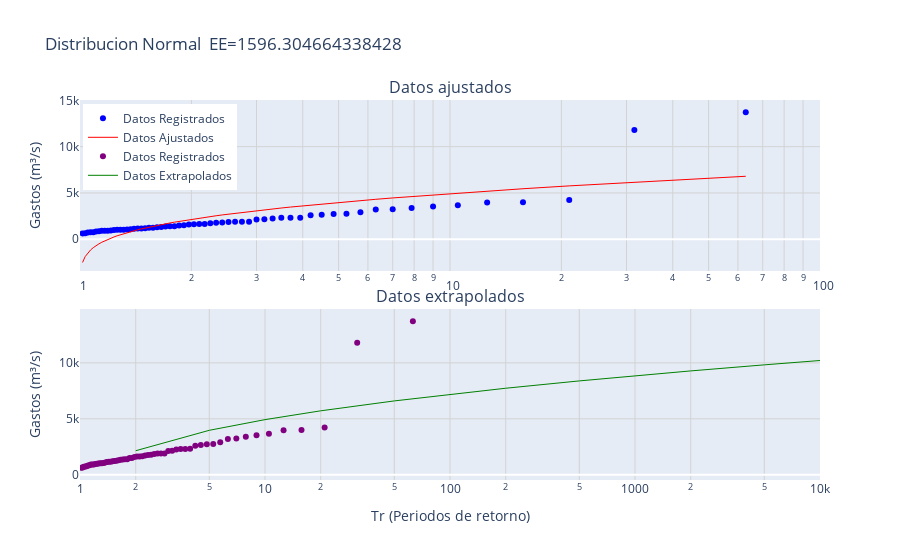

Notebook source saved alongside this figure:
### Code cell
# Crear subplots
fig = make_subplots(rows=2, 
                    cols=1, 
                    shared_xaxes=False, 
                    vertical_spacing=0.1, 
                    subplot_titles=("Datos ajustados", "Datos extrapolados"))

# Gráfico 1: Datos Registrados (Scatter) y Datos Ajustados (Línea)
fig.add_trace(go.Scatter(x=tR, 
                         y=dReg, 
                         mode='markers', 
                         name='Datos Registrados', 
                         marker=dict(color='blue')), 
              row=1, col=1)
fig.add_trace(go.Scatter(x=tR, 
                         y=dAjust, 
                         mode='lines', 
                         name='Datos Ajustados', 
                         line=dict(color='red', width=1)), 
              row=1, col=1)

fig.add_trace(go.Scatter(x=tR, 
                         y=dReg,
                         mode='markers', 
                         name='Datos Registrados', 
                         marker=dict(color='purple')), 
              row=2, col=1)
fig.add_trace(go.Scatter(x=dTrExtrap, 
                         y=dExtrap, 
                         mode='lines', 
                         name='Datos Extrapolados', 
                         line=dict(color='green', 
                         width=1)), 
              row=2, col=1)

# Configurar el layout
fig.update_layout(
    title_text=titulo,
    #xaxis_type="log",  # Eje x semilogarítmico
    #yaxis_title="Gastos (m³/s)",
    showlegend=True,
    legend=dict(x=0.004, y=0.99)
)
'''
# Añadir una leyenda personalizada como anotación para el gráfico 1
fig.add_annotation(
    xref="paper", yref="paper",
    x=0.05, y=0.99, showarrow=False,
    text="Gráfico 1: Datos Registrados y Ajustados",
    font=dict(size=12, color="black")
)

# Añadir una leyenda personalizada como anotación para el gráfico 2
fig.add_annotation(
    xref="paper", yref="paper",
    x=0.05, y=0.40, showarrow=False,
    text="Gráfico 2: Datos Registrados y Extrapolados",
    font=dict(size=12, color="black")
)
'''
# Configurar ambos ejes x como logarítmicos
fig.update_xaxes(type="log", 
                 range=[0, 2], 
                 showgrid=True, 
                 gridcolor='lightgray', 
                 row=1, col=1)  # Eje x de la primera fila
fig.update_xaxes(type="log", 
                 range=[0, 4], 
                 title="Tr (Periodos de retorno)", 
                 showgrid=True, 
                 gridcolor='lightgray', 
                 row=2, col=1)  # Eje x de la segunda fila
fig.update_yaxes(title_text="Gastos (m³/s)", 
                 showgrid=True, 
                 gridcolor='lightgray', 
                 row=1, col=1)
fig.update_yaxes(title_text="Gastos (m³/s)", 
                 showgrid=True, 
                 gridcolor='lightgray', 
                 row=2, col=1)

# Mostrar el gráfico
#fig.show()
fig.write_html(r'C:\Users\sear2\Music\analisis_frecuencias\Analisis_de_Frecuencias\salidas\grafico_plotly.html')

### Figure 1 — Plotly figure (JSON) as saved in the notebook; plotly's stock layout.template omitted (floating-point values rounded to 4 significant figures)
{"data": [{"marker": {"color": "blue"}, "mode": "markers", "name": "Datos Registrados", "type": "scatter", "x": [63, 31.5, 21, 15.75, 12.6, 10.5, 9, 7.875, 7, 6.3, 5.727, 5.25, 4.846, 4.5, 4.2, 3.938, 3.706, 3.5, 3.316, 3.15, 3, 2.864, 2.739, 2.625, 2.52, 2.423, 2.333, 2.25, 2.172, 2.1, 2.032, 1.969, 1.909, 1.853, 1.8, 1.75, 1.703, 1.658, 1.615, 1.575, 1.537, 1.5, 1.465, 1.432, 1.4, 1.37, 1.34, 1.312, 1.286, 1.26, 1.235, 1.212, 1.189, 1.167, 1.145, 1.125, 1.105, 1.086, 1.068, 1.05, 1.033, 1.016], "xaxis": "x", "y": [13713, 11800, 4235, 3992, 3979, 3662, 3533, 3388, 3245, 3205, 2917, 2747, 2734, 2654, 2583, 2319, 2311, 2310, 2248, 2150, 2133, 1899, 1899, 1894, 1861, 1797, 1771, 1716, 1652, 1640, 1631, 1598, 1507, 1494, 1397, 1395, 1371, 1332, 1288, 1244, 1232, 1202, 1173, 1157, 1131, 1087, 1049, 1030, 1030, 1014, 995, 954, 925, 922, 907, 852, 832, 751, 743, 720, 652, 632], "yaxis": "y"}, {"line": {"color": "red", "width": 1}, "mode": "lines", "name": "Datos Ajustados", "type": "scatter", "x": [63, 31.5, 21, 15.75, 12.6, 10.5, 9, 7.875, 7, 6.3, 5.727, 5.25, 4.846, 4.5, 4.2, 3.938, 3.706, 3.5, 3.316, 3.15, 3, 2.864, 2.739, 2.625, 2.52, 2.423, 2.333, 2.25, 2.172, 2.1, 2.032, 1.969, 1.909, 1.853, 1.8, 1.75, 1.703, 1.658, 1.615, 1.575, 1.537, 1.5, 1.465, 1.432, 1.4, 1.37, 1.34, 1.312, 1.286, 1.26, 1.235, 1.212, 1.189, 1.167, 1.145, 1.125, 1.105, 1.086, 1.068, 1.05, 1.033, 1.016], "xaxis": "x", "y": [6803.0, 6171.0, 5765.0, 5457.0, 5203.0, 4986.0, 4794.0, 4621.0, 4463.0, 4316.0, 4178.0, 4048.0, 3924.0, 3806.0, 3693.0, 3584.0, 3478.0, 3376.0, 3276.0, 3178.0, 3082.0, 2989.0, 2896.0, 2806.0, 2716.0, 2627.0, 2539.0, 2452.0, 2365.0, 2278.0, 2192.0, 2106.0, 2020.0, 1933.0, 1846.0, 1759.0, 1671.0, 1582.0, 1492.0, 1401.0, 1309.0, 1215.0, 1120.0, 1022.0, 922.3, 819.7, 714.0, 604.8, 491.6, 373.6, 250.0, 120.0, -17.73, -164.8, -323.5, -496.6, -688.5, -905.6, -1159.0, -1467.0, -1873.0, -2506.0], "yaxis": "y"}, {"marker": {"color": "purple"}, "mode": "markers", "name": "Datos Registrados", "type": "scatter", "x": [63, 31.5, 21, 15.75, 12.6, 10.5, 9, 7.875, 7, 6.3, 5.727, 5.25, 4.846, 4.5, 4.2, 3.938, 3.706, 3.5, 3.316, 3.15, 3, 2.864, 2.739, 2.625, 2.52, 2.423, 2.333, 2.25, 2.172, 2.1, 2.032, 1.969, 1.909, 1.853, 1.8, 1.75, 1.703, 1.658, 1.615, 1.575, 1.537, 1.5, 1.465, 1.432, 1.4, 1.37, 1.34, 1.312, 1.286, 1.26, 1.235, 1.212, 1.189, 1.167, 1.145, 1.125, 1.105, 1.086, 1.068, 1.05, 1.033, 1.016], "xaxis": "x2", "y": [13713, 11800, 4235, 3992, 3979, 3662, 3533, 3388, 3245, 3205, 2917, 2747, 2734, 2654, 2583, 2319, 2311, 2310, 2248, 2150, 2133, 1899, 1899, 1894, 1861, 1797, 1771, 1716, 1652, 1640, 1631, 1598, 1507, 1494, 1397, 1395, 1371, 1332, 1288, 1244, 1232, 1202, 1173, 1157, 1131, 1087, 1049, 1030, 1030, 1014, 995, 954, 925, 922, 907, 852, 832, 751, 743, 720, 652, 632], "yaxis": "y2"}, {"line": {"color": "green", "width": 1}, "mode": "lines", "name": "Datos Extrapolados", "type": "scatter", "x": [2, 5, 10, 20, 50, 100, 200, 500, 1000, 2000, 5000, 10000], "xaxis": "x2", "y": [2149.0, 3973.0, 4926.0, 5714.0, 6600.0, 7191.0, 7732.0, 8387.0, 8847.0, 9281.0, 9821.0, 10210.0], "yaxis": "y2"}], "layout": {"annotations": [{"font": {"size": 16}, "showarrow": false, "text": "Datos ajustados", "x": 0.5, "xanchor": "center", "xref": "paper", "y": 1, "yanchor": "bottom", "yref": "paper"}, {"font": {"size": 16}, "showarrow": false, "text": "Datos extrapolados", "x": 0.5, "xanchor": "center", "xref": "paper", "y": 0.45, "yanchor": "bottom", "yref": "paper"}], "autosize": true, "dragmode": "zoom", "legend": {"x": 0.004, "y": 0.99}, "showlegend": true, "title": {"text": "Distribucion Normal\n EE=1596.304664338428"}, "xaxis": {"anchor": "y", "domain": [0, 1], "gridcolor": "lightgray", "range": [0, 2], "showgrid": true, "type": "log"}, "xaxis2": {"anchor": "y2", "domain": [0, 1], "gridcolor": "lightgray", "range": [0, 4], "showgrid": true, "title": {"text": "Tr (Periodos de retorno)"}, "type": "log"}, "yaxis": {"anchor": "x", "autorange": true, "domain": [0.55, 1], "gridcolor": "lightgray", "range": [-3456.0, 15540.0], "showgrid": true, "title": {"text": "Gastos (m³/s)"}, "type": "linear"}, "yaxis2": {"anchor": "x2", "autorange": true, "domain": [0, 0.45], "gridcolor": "lightgray", "range": [-928.1, 15270.0], "showgrid": true, "title": {"text": "Gastos (m³/s)"}, "type": "linear"}}}
